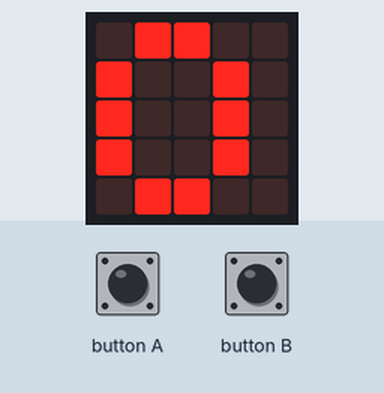
Simulated run of this program. Board: BBC micro:bit running MicroPython. Shown: the board's 5×5 LED display. The test bench sets the inputs (shaded band).

Above: at 1.2 s.
1.3 s: button A pressed for 0.15 s
At 1.37 s:
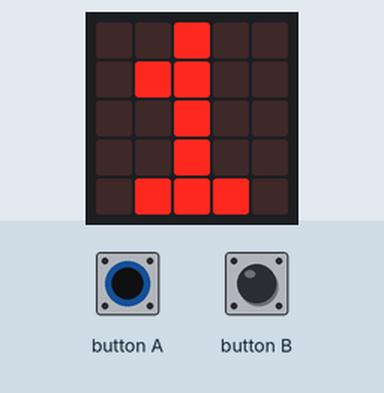
2.9 s: button B pressed for 0.15 s
At 2.97 s:
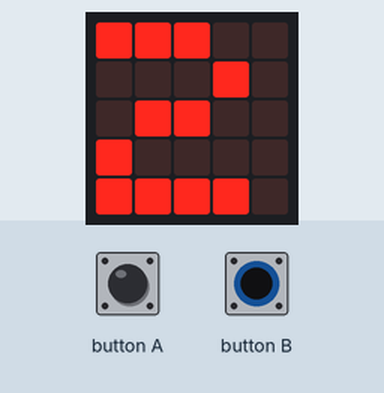
Timing chart, 0 to 5.9 s (numbered marks = the images above; inputs shaded):
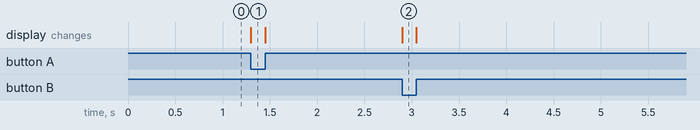

The program:

button_is_pressed.py
```python
"""
Check if either button is pressed.

Shows:

- 0 if no button is pressed
- 1 if A is pressed
- 2 if B is pressed
- 3 if A and B are pressed
"""
from microbit import *
while True:
    val = 0
    if button_a.is_pressed():
        val += 1
    if button_b.is_pressed():
        val += 2
    display.show(str(val))
```

Measured:
- after the input at 1.3 s, the display: changes at once (image 1)
- after the input at 2.9 s, the display: changes at once (image 2)
